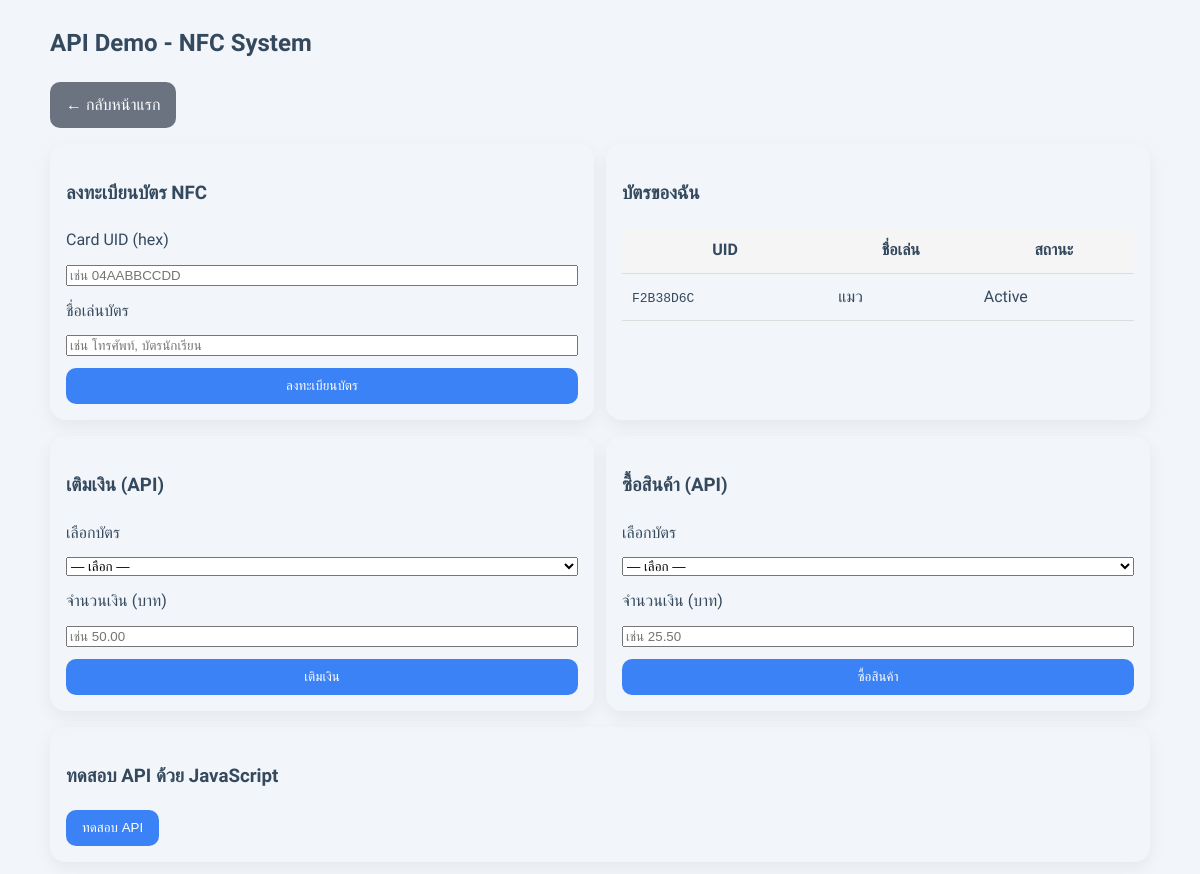
The page /api_demo.php (signed in) on the database its author committed.
### tables this page shows
CREATE TABLE `nfc_cards` (
  `id` int(11) NOT NULL,
  `user_id` int(11) NOT NULL,
  `card_uid` varchar(64) NOT NULL,
  `nickname` varchar(50) DEFAULT NULL,
  `is_active` tinyint(1) NOT NULL DEFAULT 1,
  `created_at` timestamp NOT NULL DEFAULT current_timestamp()
);

### api_demo.php (the view, shortened to what this page needs)
<?php
require_once __DIR__ . '/db_config.php';
$userId = intval($_SESSION['user_id']);
$cards = [];
$stmt = $conn->prepare("SELECT card_uid, nickname, is_active, created_at FROM nfc_cards WHERE user_id = ? ORDER BY created_at DESC");
$stmt->execute([$userId]);
while ($row = $stmt->fetch(PDO::FETCH_ASSOC)) {
    $cards[] = $row;
}
?>
<!doctype html>
<html lang="th">
<head>
    <link rel="stylesheet" href="style.css">
</head>
<body>
<div class="container" style="max-width: 1100px; margin: 24px auto;">
    <h2>API Demo - NFC System</h2>
    <div style="margin: 8px 0 16px 0;">
        <a href="index.php" class="btn-secondary">← กลับหน้าแรก</a>
    </div>
    <div class="grid grid-2">
        <div class="card">
            <h3>ลงทะเบียนบัตร NFC</h3>
            <form method="post" class="grid">
                <label>Card UID (hex)</label>
                <input type="text" name="card_uid" placeholder="เช่น 04AABBCCDD" required>
                <label>ชื่อเล่นบัตร</label>
                <input type="text" name="nickname" placeholder="เช่น โทรศัพท์, บัตรนักเรียน">
                <button class="btn-primary" type="submit">ลงทะเบียนบัตร</button>
            </form>
        </div>
        <div class="card">
            <h3>บัตรของฉัน</h3>
            <?php if(!$cards): ?>
                <div class="muted">ยังไม่มีบัตร</div>
            <?php else: ?>
                <table style="width: 100%; border-collapse: collapse;">
                    <thead>
                        <tr style="background: #f5f5f5;">
                            <th style="padding: 10px; border-bottom: 1px solid #ddd;">UID</th>
                            <th style="padding: 10px; border-bottom: 1px solid #ddd;">ชื่อเล่น</th>
                            <th style="padding: 10px; border-bottom: 1px solid #ddd;">สถานะ</th>
                        </tr>
                    </thead>
                    <tbody>
                        <?php foreach($cards as $c): ?>
                            <tr>
                                <td style="padding: 10px; border-bottom: 1px solid #ddd;"><code><?= htmlspecialchars($c['card_uid']) ?></code></td>
                                <td style="padding: 10px; border-bottom: 1px solid #ddd;"><?= htmlspecialchars($c['nickname'] ?? '') ?></td>
                                <td style="padding: 10px; border-bottom: 1px solid #ddd;"><?= $c['is_active'] ? 'Active' : 'Inactive' ?></td>
                            </tr>
                        <?php endforeach; ?>
                    </tbody>
                </table>
            <?php endif; ?>
        </div>
    </div>
    <div class="grid grid-2">
        <div class="card">
            <h3>เติมเงิน (API)</h3>
            <form method="post" class="grid">
                <label>เลือกบัตร</label>
                <select name="card_uid" required>
                    <option value="">— เลือก —</option>
                </select>
                <label>จำนวนเงิน (บาท)</label>
                <input type="number" name="amount" min="1" step="0.01" placeholder="เช่น 50.00" required>
                <button class="btn-primary" type="submit">เติมเงิน</button>
            </form>
        </div>
        <div class="card">
            <h3>ซื้อสินค้า (API)</h3>
            <form method="post" class="grid">
                <label>เลือกบัตร</label>
                <select name="card_uid" required>
                    <option value="">— เลือก —</option>
                </select>
                <label>จำนวนเงิน (บาท)</label>
                <input type="number" name="amount" min="1" step="0.01" placeholder="เช่น 25.50" required>
                <button class="btn-primary" type="submit">ซื้อสินค้า</button>
            </form>
        </div>
    </div>
    <div class="card">
        <h3>ทดสอบ API ด้วย JavaScript</h3>
        <button class="btn-primary" onclick="testAPI()">ทดสอบ API</button>
    </div>
</div>
</body>
</html>

### style.css (style rules this page uses)
:root { --sidebar-width: 250px; --topbar-height: 60px; --bg-color: #f2f5f9; --card-bg-color: #ffffff; --border-color: #e0e6ed; --shadow-light: 0 4px 12px rgba(0, 0, 0, 0.05); --card-purple: #8e44ad; --card-green: #27ae60; --card-blue: #3498db; --card-yellow: #f1c40f; --text-color-dark: #34495e; --text-color-light: #7f8c8d; --primary-color-btn: #3498db; --success-color-btn: #2ecc71; --warning-color-btn: #f39c12; --danger-color-btn: #e74c3c; font-family: 'Sarabun', sans-serif; }
html, body { height: 100%; margin: 0; padding: 0; overflow-x: hidden; }
body { background-color: var(--bg-color); color: var(--text-color-dark); line-height: 1.6; }
p, .text, .card, .table, th, td { word-wrap: break-word; word-break: break-word; }
.btn-secondary { display:inline-block; background:#e5e7eb; color:#111827; border:1px solid #d1d5db; padding:8px 14px; border-radius:10px; text-decoration:none; font-weight:500; }

### api_demo.php (style rules this page uses)
.card { border-radius: 16px; padding: 16px; margin-bottom: 16px; box-shadow: 0 6px 18px rgba(0,0,0,.06); }
.grid { display: grid; gap: 12px; }
.grid-2 { grid-template-columns: 1fr; }
@media (min-width:900px) { .grid-2 { grid-template-columns: 1fr 1fr; } }
.btn-primary { background: #3b82f6; color: #fff; border: 0; padding: 10px 16px; cursor: pointer; border-radius: 10px; }
.btn-secondary { background: #6b7280; color: #fff; border: 0; padding: 10px 16px; cursor: pointer; border-radius: 10px; text-decoration: none; display: inline-block; }

### rows shown on the page
nfc_cards: card_uid "F2B38D6C", nickname "แมว", is_active "Active"
